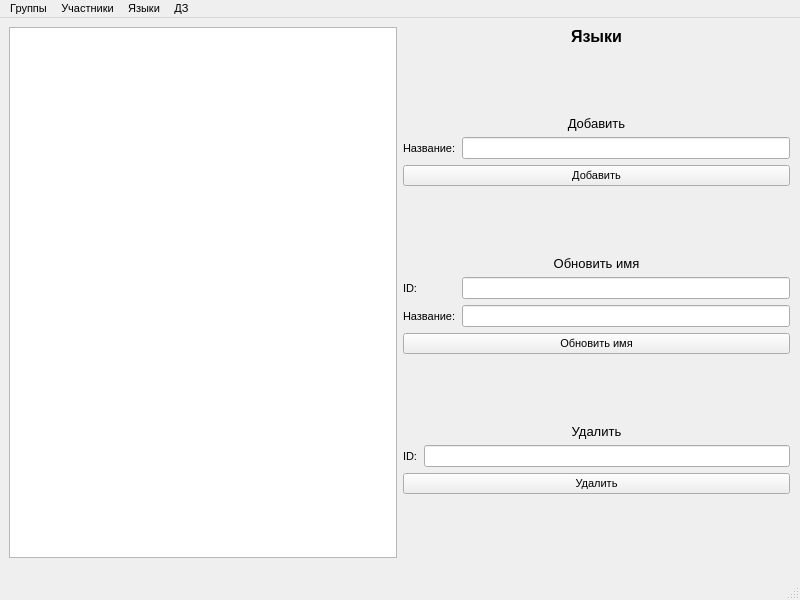
<?xml version="1.0" encoding="UTF-8"?>
<ui version="4.0">
 <class>MainWindow</class>
 <widget class="QMainWindow" name="MainWindow">
  <property name="geometry">
   <rect>
    <x>0</x>
    <y>0</y>
    <width>800</width>
    <height>600</height>
   </rect>
  </property>
  <property name="font">
   <font>
    <pointsize>8</pointsize>
   </font>
  </property>
  <property name="windowTitle">
   <string>Парсер сайтов по ОИ</string>
  </property>
  <widget class="QWidget" name="centralwidget">
   <widget class="QWidget" name="horizontalLayoutWidget">
    <property name="geometry">
     <rect>
      <x>9</x>
      <y>9</y>
      <width>781</width>
      <height>531</height>
     </rect>
    </property>
    <layout class="QHBoxLayout" name="horizontalLayout">
     <item>
      <widget class="QTableWidget" name="table"/>
     </item>
     <item>
      <layout class="QVBoxLayout" name="verticalLayout">
       <item>
        <widget class="QLabel" name="label_4">
         <property name="font">
          <font>
           <pointsize>12</pointsize>
           <weight>75</weight>
           <bold>true</bold>
          </font>
         </property>
         <property name="text">
          <string>Языки</string>
         </property>
         <property name="alignment">
          <set>Qt::AlignCenter</set>
         </property>
        </widget>
       </item>
       <item>
        <spacer name="verticalSpacer_3">
         <property name="orientation">
          <enum>Qt::Vertical</enum>
         </property>
         <property name="sizeHint" stdset="0">
          <size>
           <width>20</width>
           <height>40</height>
          </size>
         </property>
        </spacer>
       </item>
       <item>
        <widget class="QLabel" name="label">
         <property name="font">
          <font>
           <pointsize>10</pointsize>
          </font>
         </property>
         <property name="text">
          <string>Добавить</string>
         </property>
         <property name="alignment">
          <set>Qt::AlignCenter</set>
         </property>
        </widget>
       </item>
       <item>
        <layout class="QHBoxLayout" name="horizontalLayout_3">
         <item>
          <layout class="QVBoxLayout" name="verticalLayout_4">
           <item>
            <widget class="QLabel" name="label_6">
             <property name="text">
              <string>Название:</string>
             </property>
            </widget>
           </item>
          </layout>
         </item>
         <item>
          <layout class="QVBoxLayout" name="verticalLayout_5">
           <item>
            <widget class="QLineEdit" name="line1"/>
           </item>
          </layout>
         </item>
        </layout>
       </item>
       <item>
        <widget class="QPushButton" name="btn1">
         <property name="text">
          <string>Добавить</string>
         </property>
        </widget>
       </item>
       <item>
        <spacer name="verticalSpacer">
         <property name="orientation">
          <enum>Qt::Vertical</enum>
         </property>
         <property name="sizeHint" stdset="0">
          <size>
           <width>20</width>
           <height>40</height>
          </size>
         </property>
        </spacer>
       </item>
       <item>
        <widget class="QLabel" name="label_2">
         <property name="font">
          <font>
           <pointsize>10</pointsize>
          </font>
         </property>
         <property name="text">
          <string>Обновить имя</string>
         </property>
         <property name="alignment">
          <set>Qt::AlignCenter</set>
         </property>
        </widget>
       </item>
       <item>
        <layout class="QHBoxLayout" name="horizontalLayout_2">
         <item>
          <layout class="QVBoxLayout" name="verticalLayout_2">
           <item>
            <widget class="QLabel" name="label_3">
             <property name="text">
              <string>ID:</string>
             </property>
            </widget>
           </item>
           <item>
            <widget class="QLabel" name="label_8">
             <property name="text">
              <string>Название:</string>
             </property>
            </widget>
           </item>
          </layout>
         </item>
         <item>
          <layout class="QVBoxLayout" name="verticalLayout_3">
           <item>
            <widget class="QLineEdit" name="line21"/>
           </item>
           <item>
            <widget class="QLineEdit" name="line22"/>
           </item>
          </layout>
         </item>
        </layout>
       </item>
       <item>
        <widget class="QPushButton" name="btn2">
         <property name="text">
          <string>Обновить имя</string>
         </property>
        </widget>
       </item>
       <item>
        <spacer name="verticalSpacer_2">
         <property name="orientation">
          <enum>Qt::Vertical</enum>
         </property>
         <property name="sizeHint" stdset="0">
          <size>
           <width>20</width>
           <height>40</height>
          </size>
         </property>
        </spacer>
       </item>
       <item>
        <widget class="QLabel" name="label_5">
         <property name="font">
          <font>
           <pointsize>10</pointsize>
          </font>
         </property>
         <property name="text">
          <string>Удалить</string>
         </property>
         <property name="alignment">
          <set>Qt::AlignCenter</set>
         </property>
        </widget>
       </item>
       <item>
        <layout class="QHBoxLayout" name="horizontalLayout_4">
         <item>
          <layout class="QVBoxLayout" name="verticalLayout_6">
           <item>
            <widget class="QLabel" name="label_7">
             <property name="text">
              <string>ID:</string>
             </property>
            </widget>
           </item>
          </layout>
         </item>
         <item>
          <layout class="QVBoxLayout" name="verticalLayout_7">
           <item>
            <widget class="QLineEdit" name="line3"/>
           </item>
          </layout>
         </item>
        </layout>
       </item>
       <item>
        <widget class="QPushButton" name="btn3">
         <property name="text">
          <string>Удалить</string>
         </property>
        </widget>
       </item>
       <item>
        <spacer name="verticalSpacer_4">
         <property name="orientation">
          <enum>Qt::Vertical</enum>
         </property>
         <property name="sizeHint" stdset="0">
          <size>
           <width>20</width>
           <height>40</height>
          </size>
         </property>
        </spacer>
       </item>
      </layout>
     </item>
    </layout>
   </widget>
  </widget>
  <widget class="QMenuBar" name="menubar">
   <property name="geometry">
    <rect>
     <x>0</x>
     <y>0</y>
     <width>800</width>
     <height>21</height>
    </rect>
   </property>
   <widget class="QMenu" name="menu_1">
    <property name="title">
     <string>Группы</string>
    </property>
   </widget>
   <widget class="QMenu" name="menu_2">
    <property name="title">
     <string>Участники</string>
    </property>
   </widget>
   <widget class="QMenu" name="menu_3">
    <property name="title">
     <string>Языки</string>
    </property>
   </widget>
   <widget class="QMenu" name="menu_4">
    <property name="title">
     <string>ДЗ</string>
    </property>
   </widget>
   <addaction name="menu_1"/>
   <addaction name="menu_2"/>
   <addaction name="menu_3"/>
   <addaction name="menu_4"/>
  </widget>
  <widget class="QStatusBar" name="statusbar"/>
  <action name="actionAdd">
   <property name="text">
    <string>add</string>
   </property>
  </action>
  <action name="action">
   <property name="text">
    <string>Настройки</string>
   </property>
  </action>
  <action name="action_3">
   <property name="text">
    <string>Настройки</string>
   </property>
  </action>
 </widget>
 <resources/>
 <connections/>
</ui>
